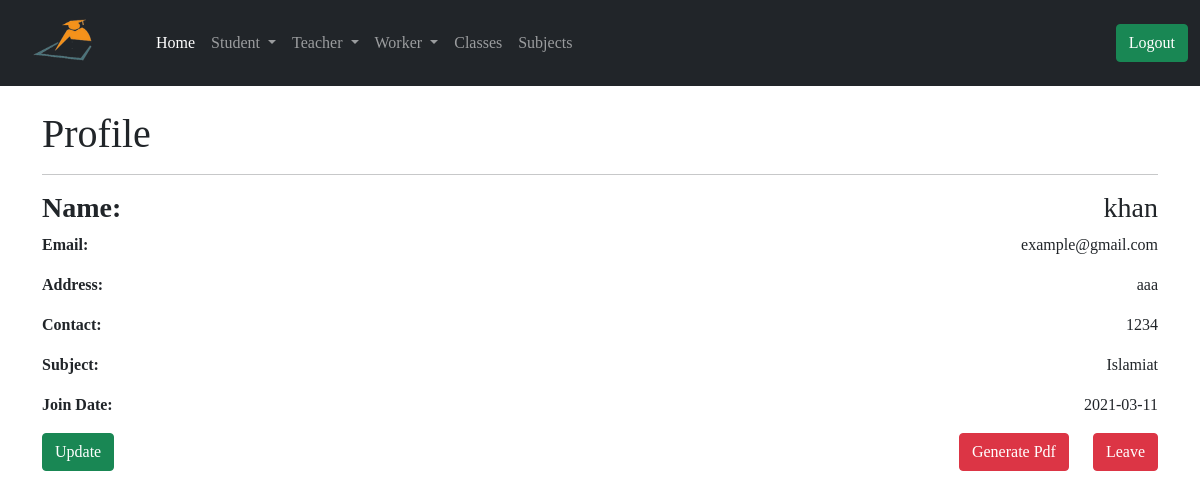
Page /admin/teacher_profile/1 (signed in) on the committed database.
### app/models.py (models this page shows, shortened)
class Teacher(db.Model):
    id = db.Column(db.Integer, primary_key=True)
    tech_name = db.Column(db.String(64), index=True)
    email = db.Column(db.String(64), index=True)
    tech_address = db.Column(db.String(128), index=True)
    tech_contact = db.Column(db.String(64), index=True)
    join_date = db.Column(db.DateTime, default=datetime.utcnow())
    admin_id = db.Column(db.Integer, db.ForeignKey('user.id'))
    tech_subject = db.Column(db.Integer, db.ForeignKey('subject.id'))
    uploadlecture = db.relationship('UploadLecture', backref='t_lecture')

class Subject(db.Model):
    id = db.Column(db.Integer, primary_key=True)
    sub_name = db.Column(db.String(64))
    admin_id = db.Column(db.Integer, db.ForeignKey('user.id'))
    teacher = db.relationship('Teacher', backref='sub')
    leaveteacher = db.relationship('LeaveTeacher', backref='sub')

### app/routes.py (the view)
@app.route('/admin/teacher_profile/<id>')
@login_required
def teacher_profile(id):
    teacher = Teacher.query.filter_by(id=id).first()
    return render_template('admin/teacher_profile.html', title='Teacher Profile', teacher=teacher)

### app/models.py (called while the page is built)
@login.user_loader
def load_user(id):
    return User.query.get(int(id))

### app/routes.py (called while the page is built)
@app.before_request
def before_request():
    g.user = None
    if 'teacher_id' in session:
        user = Teacher.query.filter_by(id=session['teacher_id']).first()
        g.user = user

### app/templates/admin/teacher_profile.html (shortened to what this page needs)
{% extends 'admin/base.html' %}
{% block content %}
<div class="container mt-4">
    <h1> Profile </h1>
    <hr>
    <h3><b> Name: </b> <span style="float: right;">{{ teacher.tech_name }}</span></h3>
    <p><b> Email: </b><span style="float: right; text-align: justify;"> {{ teacher.email }} </span></p>
    <p><b> Address: </b> <span style="float: right;">{{ teacher.tech_address }} </span></p>
    <p><b> Contact: </b> <span style="float: right;">{{ teacher.tech_contact }} </span></p>
    <p><b> Subject: </b> <span style="float: right;">{{ teacher.sub.sub_name }}</span> </p>
    <p><b> Join Date: </b> <span style="float: right;">{{ teacher.join_date.strftime('%Y-%m-%d') }} </span></p>
    <a href=" {{ url_for('update_teacher', id=teacher.id) }} "><button type="submit" class="btn btn-success">Update</button></a>
    <button type="button" class="btn btn-danger ms-4" style="float: right;" data-bs-toggle="modal" data-bs-target="#exampleModal">
          Leave
    </button>
      <a href="{{ url_for('teacher_profile_pdf', id=teacher.id) }}"><button type="submit" class="btn btn-danger float-end">Generate Pdf</button></a>
</div>
{% endblock %}

### app/templates/admin/base.html (style rules this page uses)
body { font-family: 'Times New Roman', Times, serif; }

### rows in the picture
Teacher: tech_name "khan", email "example@gmail.com", tech_address "aaa", tech_contact "1234", join_date "2021-03-11"
Subject: sub.sub_name "Islamiat"
